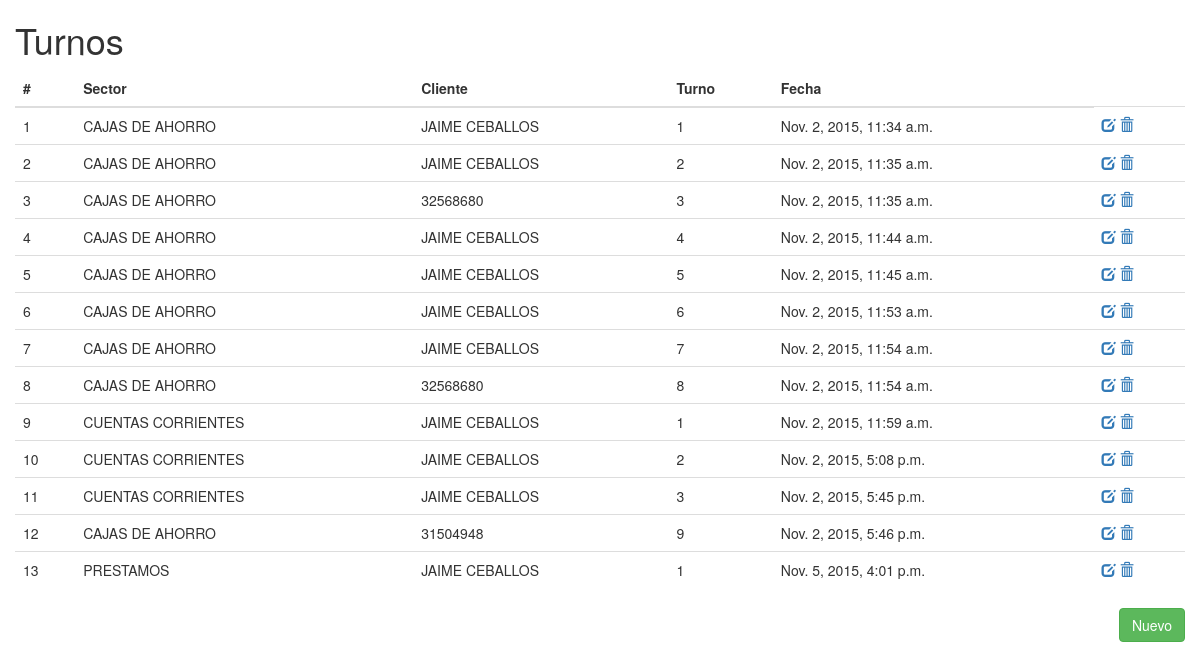
The page /turnos/turno/ on the database its author committed.
### apps/turnos/models.py (models this page shows, shortened)
class Turnos(models.Model): #patty
	cliente   	= models.ForeignKey(Cliente,null=True)
	sector    	=	models.ForeignKey(Sectores)
	numero	  	= models.IntegerField()
	fecha     	= models.DateTimeField()
	no_cliente 	= models.CharField(max_length=12,null=True,blank=True)
	estado 		= models.CharField(max_length=25)

class Sectores(models.Model):
	nombre_sector     	= models.CharField(max_length=50)
	descripcion_sector	= models.CharField(max_length=200)
	codigo 			 	= models.CharField(max_length=2)
	def __unicode__(self):
		return u'%s' % self.nombre_sector.upper()

class Cliente(models.Model):
	tipo_cliente	= models.ForeignKey('TipoCliente',related_name='de_tipo')
	dni				= models.CharField(max_length=10)
	nombre 			= models.CharField(max_length=50)
	def __unicode__(self):
		return u'%s' % self.nombre.upper()

### apps/turnos/views.py (the view)
def turno(request): #patty
	listado = Turnos.objects.all()
	values = {
		'listado' : listado
	}
	return render_to_response('turnos/turno.html',values,context_instance=RequestContext(request))

### templates/turnos/turno.html
{% extends 'index.html' %}
{% block cuerpo %}
 <div class="container-fluid">
 	<h1>Turnos</h1>
	<div class="row">
		<div class="col-md-12">
			<table class="table">
				<thead>
					<tr>
						<th>
							#
						</th>
						<th>
							Sector
						</th>
						<th>
							Cliente
						</th>
						<th>
							Turno
						</th>
						<th>
							Fecha
						</th>
					</tr>
				</thead>
				<tbody>
					{% for elemento in listado %}
					<tr>
						<td>
							{{ elemento.id }}
						</td>
						<td>
							{{ elemento.sector }}
						</td>
						<td>
							{% if elemento.cliente %}	{{ elemento.cliente }} {% else %} {{ elemento.no_cliente }} {% endif %}
						</td>
						<td>
							{{ elemento.numero }}
						</td>
						<td>
							{{ elemento.fecha }}
						</td>
						<td>
							<a href="{% url 'turno_edit' elemento.id %}"><i class="glyphicon glyphicon-edit"></i></a>
							<a href="{% url 'turno_delete' elemento.id %}"><i class="glyphicon glyphicon-trash"></i></a>
						</td>
					</tr>
					{% endfor %}
				</tbody>
			</table>
		</div>
	</div>
	<a href="{% url 'turno_nuevo' %}" class="btn btn-success pull-right">Nuevo</a>
</div>
{% endblock cuerpo %}

### static/css/styles.css (style rules this page uses)
html,body { margin:0px; height:100%; }

### rows shown on the page
Turnos: id "1", sector "CAJAS DE AHORRO", cliente "JAIME CEBALLOS", numero "1", fecha "Nov. 2, 2015, 11:34 a.m."
Turnos: id "2", sector "CAJAS DE AHORRO", cliente "JAIME CEBALLOS", numero "2", fecha "Nov. 2, 2015, 11:35 a.m."
Turnos: id "3", sector "CAJAS DE AHORRO", no_cliente "32568680", numero "3", fecha "Nov. 2, 2015, 11:35 a.m."
Turnos: id "4", sector "CAJAS DE AHORRO", cliente "JAIME CEBALLOS", numero "4", fecha "Nov. 2, 2015, 11:44 a.m."
Turnos: id "5", sector "CAJAS DE AHORRO", cliente "JAIME CEBALLOS", numero "5", fecha "Nov. 2, 2015, 11:45 a.m."
Turnos: id "6", sector "CAJAS DE AHORRO", cliente "JAIME CEBALLOS", numero "6", fecha "Nov. 2, 2015, 11:53 a.m."
Turnos: id "7", sector "CAJAS DE AHORRO", cliente "JAIME CEBALLOS", numero "7", fecha "Nov. 2, 2015, 11:54 a.m."
Turnos: id "8", sector "CAJAS DE AHORRO", no_cliente "32568680", numero "8", fecha "Nov. 2, 2015, 11:54 a.m."
Turnos: id "9", sector "CUENTAS CORRIENTES", cliente "JAIME CEBALLOS", numero "1", fecha "Nov. 2, 2015, 11:59 a.m."
Turnos: id "10", sector "CUENTAS CORRIENTES", cliente "JAIME CEBALLOS", numero "2", fecha "Nov. 2, 2015, 5:08 p.m."
Turnos: id "11", sector "CUENTAS CORRIENTES", cliente "JAIME CEBALLOS", numero "3", fecha "Nov. 2, 2015, 5:45 p.m."
Turnos: id "12", sector "CAJAS DE AHORRO", no_cliente "31504948", numero "9", fecha "Nov. 2, 2015, 5:46 p.m."
Turnos: id "13", sector "PRESTAMOS", cliente "JAIME CEBALLOS", numero "1", fecha "Nov. 5, 2015, 4:01 p.m."
